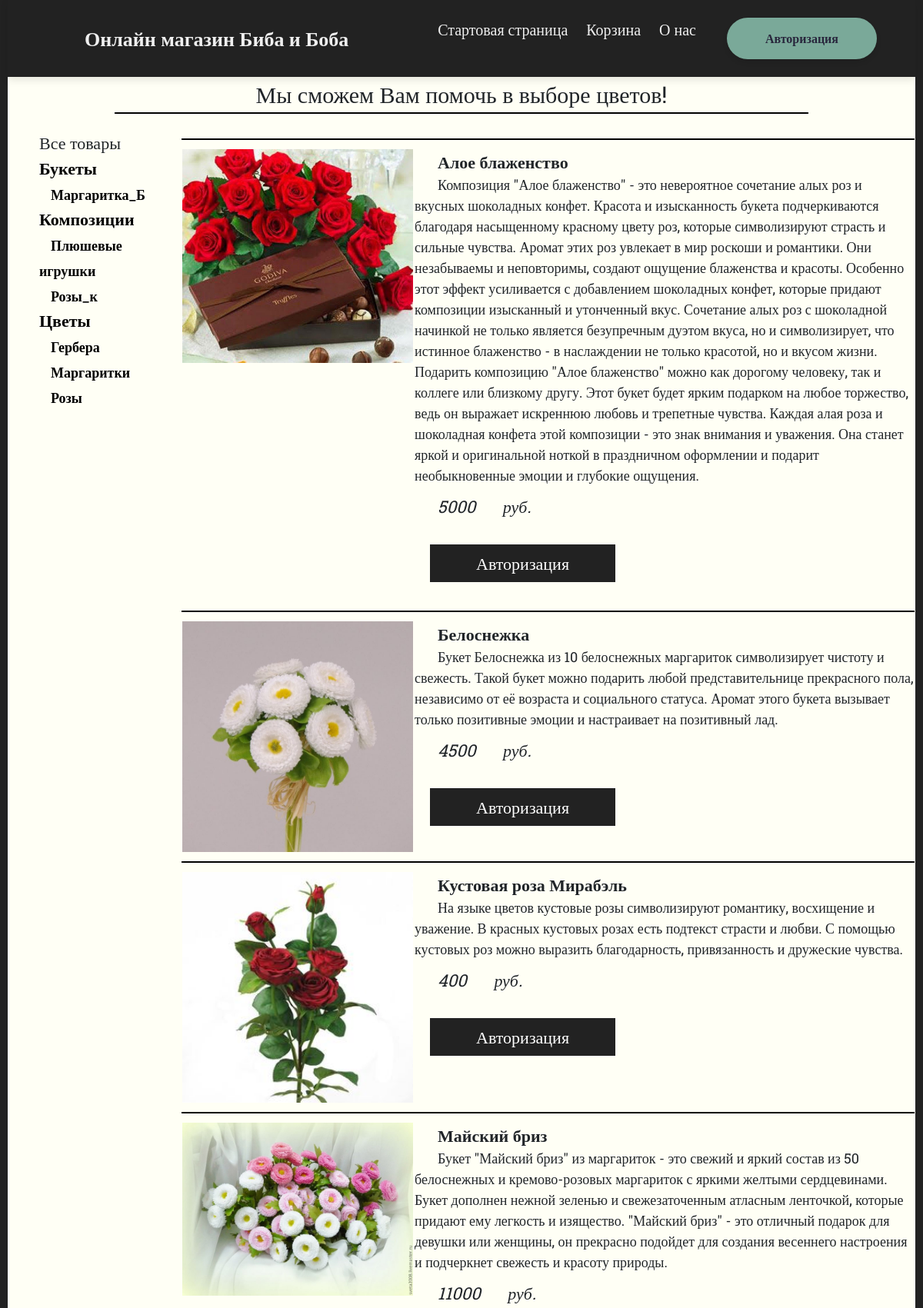
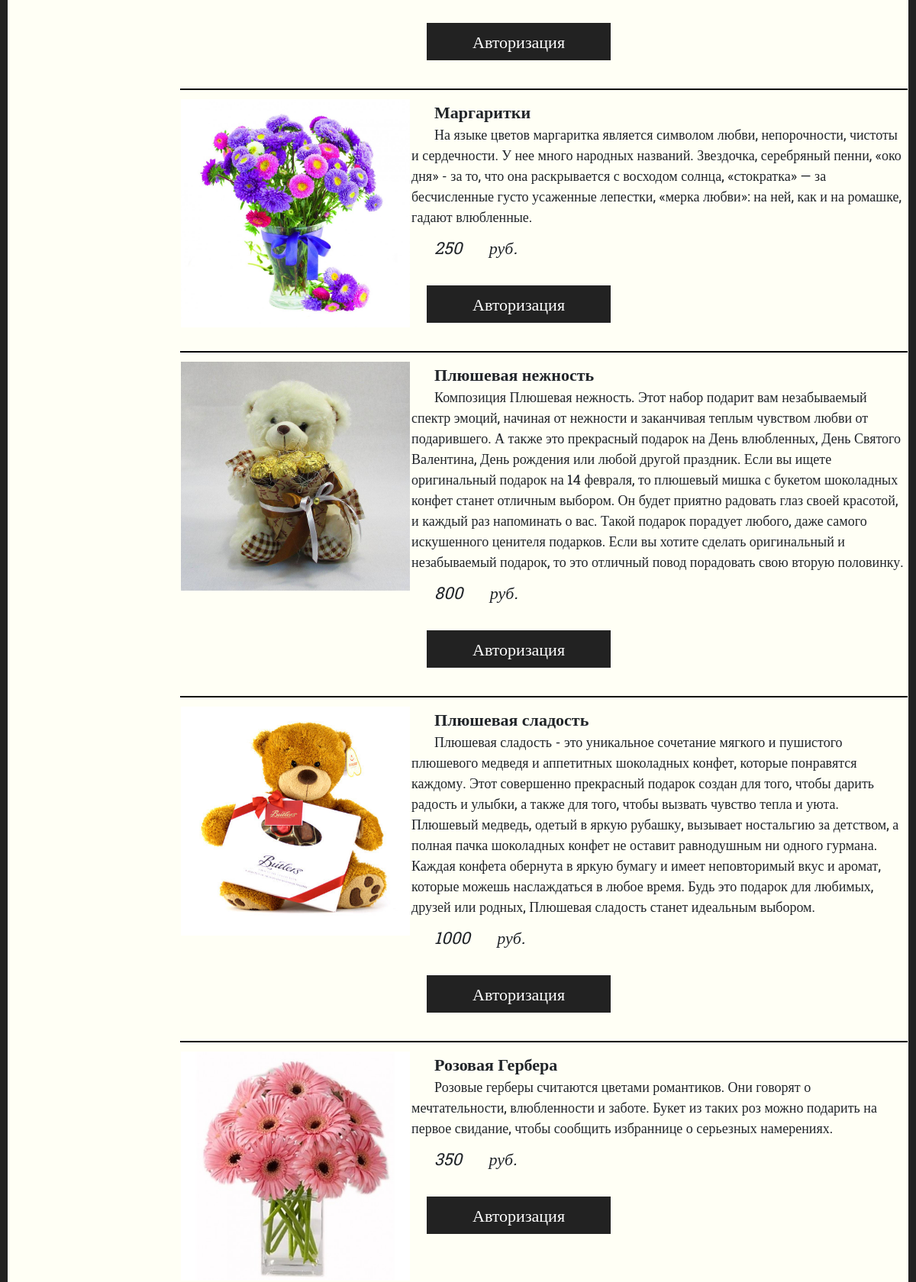
/Main/, run on the app's committed database (2 pictures, top to bottom).
### main/models.py (models this page shows, shortened)
class Category(models.Model):
    Tittle = models.CharField('Название категории', blank=True, max_length=100)
    def get_absolute_url(self):
       return reverse('show_cat', kwargs = {'cat_id': self.pk})
    class Meta:
        verbose_name = "Категории"
        verbose_name_plural = "Категории"
        ordering = ['Tittle']

class SubCategory(models.Model):
    Tittle = models.CharField('Название подкатегории', blank=True, max_length=100)
    Cat = models.ForeignKey('Category', on_delete=models.CASCADE, blank=True, verbose_name="Основная категория")
    def get_absolute_url(self):
       return reverse('show_sub_cat', kwargs = {'sub_cat_id': self.pk})
    class Meta:
        verbose_name = "Подкатегории"
        verbose_name_plural = "Подкатегории"
        ordering = ['Tittle']

class Product(models.Model):
    Tittle = models.CharField('Название товара', blank=True, max_length=100)
    Text = models.TextField('Текст товара', blank=True, max_length=1500)
    Photo = models.ImageField('Фотография товара', blank=True, upload_to="photo/%Y/%m/%d/")
    Price = models.IntegerField('Цена товара', blank=True,)
    Cat = models.ForeignKey('Category', on_delete=models.CASCADE, blank=True, verbose_name="Категория товара")
    SubCat = models.ForeignKey('SubCategory', on_delete=models.CASCADE, blank=True, verbose_name="Подкатегория товара")
    class Meta:
        verbose_name = "Товары"
        verbose_name_plural = "Товары"
        ordering = ['Tittle','SubCat','Price']

### main/views.py (the view)
# urls.py: path('Main/',MainView.as_view(), name = 'main'),
class MainView(ListView):
    model = Product
    template_name = 'main/Main.html'
    success_url = reverse_lazy('main')
    def get(self, request):
        products = Product.objects.all()
        cat = Category.objects.all()
        subcat = SubCategory.objects.all()
        context = {
            'products': products,
            'cat': cat,
            'sub_cat': subcat,
            'cat_selected': 0,
            'sub_cat_selected': 0,
        }
        return render(request, 'main/Main.html', context)

### main/templates/main/Main.html (shortened to what this page needs)
{% load static %}
<!DOCTYPE html>
<html lang="ru">
<head>
    <link rel="stylesheet" href="libs/bootstrap-reboot.min.css">
    <link rel="stylesheet" href="libs/bootstrap-grid.min.css">
    <link rel="stylesheet" href="{% static 'main/css/Main.css' %}">
</head>
<body>
    <nav class="sh">
                <div class="shapka">
                    <a href="{% url 'main' %}" class="brand">Онлайн магазин Биба и Боба</a>
                    <div class="wrap">
                        <ul class="menu">
                            <li><a href="{% url 'start' %}">Стартовая страница</a></li>
                            <li><a href="{% url 'korz' %}">Корзина</a></li>
                            <li><a href="{% url 'about' %}">О нас</a></li>
                        </ul>
                        {% if request.user.is_authenticated %}
                        <a href="{% url 'prof' %}" class="profile">Профиль</a>
                        {% else %}
                        <a href="{% url 'auth' %}" class="profile">Авторизация</a>
                            {% endif %}
                    </div>
                </div>
    </nav>
    <p align="center" style="font-size: 30px; border-bottom: 5px;">Мы сможем Вам помочь в выборе цветов!</p>
	<hr align="center" style="border: 1px solid black; width: 900px; margin-top: -15px; margin-bottom: 20px;">
	<table>
		<tr>
			<td width="300px">
				<div class="category">
					<ul class="category-menu">
						{% if cat_selected == 0 and sub_cat_selected == 0 %}
						<li >Все товары</li>
							{% else %}
						<li><b><a href="{% url 'main' %}" style="color: black; ">Все товары</a></b></li>
							{% endif %}
					{% for c in cat %}
					{% if c.pk == cat_selected %}
						<li><div style="color: black;">{{c.Tittle}}</div></li>
					{% else %}
					<li><b><a href="{{ c.get_absolute_url }}" style="color: black;">{{c.Tittle}}</b></li>
					{% endif %}
					{% for s_c in sub_cat %}
					{% if s_c.Cat.pk == c.pk %}
					{% if s_c.pk == sub_cat_selected %}
						<li><div style="color: black; font-size: 18px; margin-left: 15px;">{{s_c.Tittle}}</div></li>
					{% else %}
					<li><a href="{{ s_c.get_absolute_url }}" style="color: black; font-size: 18px; margin-left: 15px;"><b>{{s_c.Tittle}}</b></a> </li>
					{% endif %}
					{% endif %}
					{% endfor %}
					{% endfor %}
					</ul>
				</div>
			</td>
			<td width="1600px">
				<table>
					<tr>
					{% for pr in products %}
					<table>
						<tr>
						<td>
							<img src='{{ pr.Photo.url }}' width="300px">
						</td>
						<td>
							<div style="font-weight: bold; text-indent: 30px;">
								{{ pr.Tittle }}
							</div>
							<div style="font-size: 18px; text-indent: 30px;">
								{{ pr.Text }}
							</div>
							<div style="text-indent: 30px; margin-top: 10px;">
								<i>{{ pr.Price }} <label>руб.</label></i> <br><br>
							</div>
							{% if request.user.is_authenticated %}
							<a href="{{pr.get_absolute_url}}" style="margin-left: 20px; padding: 10px 60px; background-color: #222222; color: white">Купить</a>
							{% else %}
							<a href="{% url 'auth' %}" style="margin-left: 20px; padding: 10px 60px; background-color: #222222; color: white">Авторизация</a>
							{% endif %}
							<br><br>
						</td>
							<hr style="border: 1px solid black;">
						</tr>
						</table>
						{% endfor %}
					</tr>
				</table>
			</td>
		</tr>
	</table>
</body>
</html>

### main/static/main/css/Main.css (style rules this page uses)
body { margin: 0; background-color: rgb(255, 255, 245); border-left: 10px solid #222222; border-right: 10px solid #222222; font-family: 'Roboto Slab', serif; }
.shapka { width: 100%; height: 100px; box-shadow: 0 4px 10px rgba(0,0,0,.1); background-color: #222222; display: flex; justify-content: space-between; align-items: center; }
.menu { list-style-type: none; padding-left: 0; margin-bottom: 0; }
.menu li { display: inline-block; }
.menu li a { vertical-align: center; font-size: 20px; display: inline-block; color: #efefef; text-decoration: none; margin-left: 10px; margin-right: 10px; padding: 0; transition: all .07s ease-in-out; }
.wrap { display: flex; flex-flow: row nowrap; }
.profile { margin-left: 30px; margin-right: 50px; padding: 15px 50px; background-color: #7aa999; border-radius: 40px; color: #28263c; font-weight: bold; text-decoration: none; box-shadow: 0 4px 6px rgba(0,0,0,.1); transition: all .1s ease-in-out; }
.brand { margin-left: 100px; font-weight: 700; font-size: 26px; text-decoration: none; color: #efefef; transition: all .07s ease-in-out; }
td { vertical-align: top; margin-top: 20px; font-size: 22px; text-decoration: none; }
td a { text-decoration: none; color: black; }
td li { list-style-type: none; }

### data on the page
Category: Tittle "Букеты"
SubCategory: Tittle "Маргаритка_Б"
Category: Tittle "Композиции"
SubCategory: Tittle "Плюшевые игрушки"
SubCategory: Tittle "Розы_к"
Category: Tittle "Цветы"
SubCategory: Tittle "Гербера"
SubCategory: Tittle "Маргаритки"
SubCategory: Tittle "Розы"
Product: Photo (picture), Tittle "Алое блаженство", Text "Композиция \"Алое блаженство\" - это невероятное сочетание алых роз и вкусных шоколадных конфет. Красота и изысканность букета подчеркиваются благодаря насыщенному красному цвету роз, которые символизируют страсть и сильные чувства. Аромат этих роз увлекает в мир роскоши и романтики. Они незабываемы и неповторимы, создают ощущение блаженства и красоты. Особенно этот эффект усиливается с добавлением шоколадных конфет, которые придают композиции изысканный и утонченный вкус. Сочетание алых роз с шоколадной начинкой не только является безупречным дуэтом вкуса, но и символизирует, что истинное блаженство - в наслаждении не только красотой, но и вкусом жизни. Подарить композицию \"Алое блаженство\"…", Price "5000"
Product: Photo (picture), Tittle "Белоснежка", Text "Букет Белоснежка из 10 белоснежных маргариток символизирует чистоту и свежесть. Такой букет можно подарить любой представительнице прекрасного пола, независимо от её возраста и социального статуса. Аромат этого букета вызывает только позитивные эмоции и настраивает на позитивный лад.", Price "4500"
Product: Photo (picture), Tittle "Кустовая роза Мирабэль", Text "На языке цветов кустовые розы символизируют романтику, восхищение и уважение. В красных кустовых розах есть подтекст страсти и любви. С помощью кустовых роз можно выразить благодарность, привязанность и дружеские чувства.", Price "400"
Product: Photo (picture), Tittle "Майский бриз", Text "Букет \"Майский бриз\" из маргариток - это свежий и яркий состав из 50 белоснежных и кремово-розовых маргариток с яркими желтыми сердцевинами. Букет дополнен нежной зеленью и свежезаточенным атласным ленточкой, которые придают ему легкость и изящество. \"Майский бриз\" - это отличный подарок для девушки или женщины, он прекрасно подойдет для создания весеннего настроения и подчеркнет свежесть и красоту природы.", Price "11000"
Product: Photo (picture), Tittle "Маргаритки", Text "На языке цветов маргаритка является символом любви, непорочности, чистоты и сердечности. У нее много народных названий. Звездочка, серебряный пенни, «око дня» - за то, что она раскрывается с восходом солнца, «стократка» — за бесчисленные густо усаженные лепестки, «мерка любви»: на ней, как и на ромашке, гадают влюбленные.", Price "250"
Product: Photo (picture), Tittle "Плюшевая нежность", Text "Композиция Плюшевая нежность. Этот набор подарит вам незабываемый спектр эмоций, начиная от нежности и заканчивая теплым чувством любви от подарившего. А также это прекрасный подарок на День влюбленных, День Святого Валентина, День рождения или любой другой праздник. Если вы ищете оригинальный подарок на 14 февраля, то плюшевый мишка с букетом шоколадных конфет станет отличным выбором. Он будет приятно радовать глаз своей красотой, и каждый раз напоминать о вас. Такой подарок порадует любого, даже самого искушенного ценителя подарков. Если вы хотите сделать оригинальный и незабываемый подарок, то это отличный повод порадовать свою вторую половинку.", Price "800"
Product: Photo (picture), Tittle "Плюшевая сладость", Text "Плюшевая сладость - это уникальное сочетание мягкого и пушистого плюшевого медведя и аппетитных шоколадных конфет, которые понравятся каждому. Этот совершенно прекрасный подарок создан для того, чтобы дарить радость и улыбки, а также для того, чтобы вызвать чувство тепла и уюта. Плюшевый медведь, одетый в яркую рубашку, вызывает ностальгию за детством, а полная пачка шоколадных конфет не оставит равнодушным ни одного гурмана. Каждая конфета обернута в яркую бумагу и имеет неповторимый вкус и аромат, которые можешь наслаждаться в любое время. Будь это подарок для любимых, друзей или родных, Плюшевая сладость станет идеальным выбором.", Price "1000"
Product: Photo (picture), Tittle "Розовая Гербера", Text "Розовые герберы считаются цветами романтиков. Они говорят о мечтательности, влюбленности и заботе. Букет из таких роз можно подарить на первое свидание, чтобы сообщить избраннице о серьезных намерениях.", Price "350"
